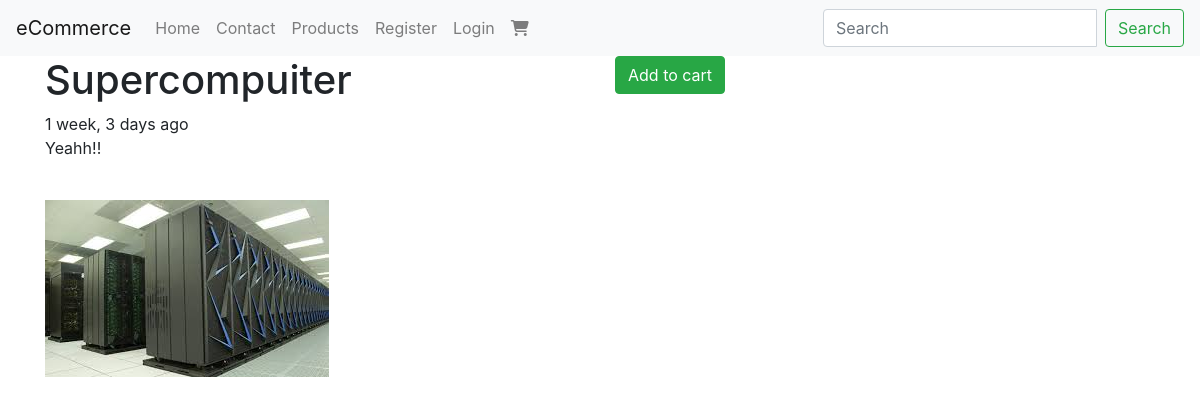
The page /products/supercompuiter/ on the database its author committed.
### products/models.py (models this page shows, shortened)
class Product(models.Model):
    title = models.CharField(max_length=120)
    slug = models.SlugField(blank=True, unique=True)
    descriptions = models.TextField()
    price = models.DecimalField(decimal_places=2, max_digits=20, default=39.99)
    image = models.ImageField(upload_to='products/', null=True, blank=True)
    featured = models.BooleanField(default=False)
    active = models.BooleanField(default=True)
    timestamp = models.DateTimeField(auto_now_add=True)
    objects = ProductManager()

### products/views.py (the view)
# urls.py: path('<slug>/', ProductDetailSlugView.as_view(), name='detail'),
class ProductDetailSlugView(DetailView):
    queryset = Product.objects.all()
    template_name = "products/detail.html"
    def get_context_data(self, *args, **kwargs):
        context = super(ProductDetailSlugView, self).get_context_data(*args, **kwargs)
        cart_obj, new_obj = Cart.objects.new_or_get(self.request)
        context['cart'] = cart_obj
        return context
    def get_object(self, *args, **kwargs):
        request = self.request
        slug = self.kwargs.get("slug")
        try:
            instance = Product.objects.get(slug=slug, active=True)
        except Product.DoesNotExist:
            raise Http404('Not found ...')
        except Product.MultipleObjectsReturned:
            qs = Product.objects.filter(slug=slug, active=True)
            instance = qs.first()
        except:
            raise Http404('hmmm...')
        return instance

### carts/models.py (called while the page is built)
def pre_save_cart_receiver(sender, instance, *args, **kwargs):
    if instance.subtotal > 0:
        instance.total = Decimal(instance.subtotal) * Decimal(1.08)
    else:
        instance.total = 0.00

    def new_or_get(self, request):
        cart_id = request.session.get('cart_id', None)
        qs = self.get_queryset().filter(id=cart_id)
        if qs.count() == 1:
            new_obj = False
            cart_obj = qs.first()
            if request.user.is_authenticated and cart_obj.user is None:
                cart_obj.user = request.user
                cart_obj.save()
        else:
            cart_obj = Cart.objects.new(user=request.user)
            new_obj = True
            request.session['cart_id'] = cart_obj.id
        return cart_obj, new_obj

    def new(self, user=None):
        user_obj = None
        if user is not None:
            if user.is_authenticated:
                user_obj = user
        return self.model.objects.create(user=user_obj)

### orders/models.py (called while the page is built)
def post_save_cart_total(sender, instance, created,  *args, **kwargs):
    if not created:
        cart_obj = instance
        cart_total = cart_obj.total
        cart_id = cart_obj.id
        qs = Order.objects.filter(cart__id=cart_id)
        if qs.count() == 1:
            order_obj = qs.first()
            order_obj.update_total()

### products/models.py (called while the page is built)
    def active(self):
        return self.filter(active=True)

    def get_queryset(self):
        return ProductQuerySet(self.model, using=self._db)

    def all(self):
        return self.get_queryset().active()

### products/templates/products/detail.html
{% extends 'base.html' %}
{% block content %}
    <div class="row">
        <div class="col-12 col-md-6">
            <h1>{{ object.title }}</h1>
            {{ object.timestamp|timesince }} ago
            {{ object.descriptions|linebreaks }}<br>
            {% if object.image %}
                <img src="{{ object.image.url }}" class="img-fluid">
            {% endif %}
        </div>
        <div class="col-12 col-md-6">
        {% include 'products/snippets/update-card.html' with product=object cart=cart %}
        </div>
    </div>
{% endblock %}

### rows shown on the page
Product: title "Supercompuiter", timestamp "1 week, 3 days", descriptions "Yeahh!!", image (picture)

### other values the page prints
{{ brand_name }} "eCommerce"
